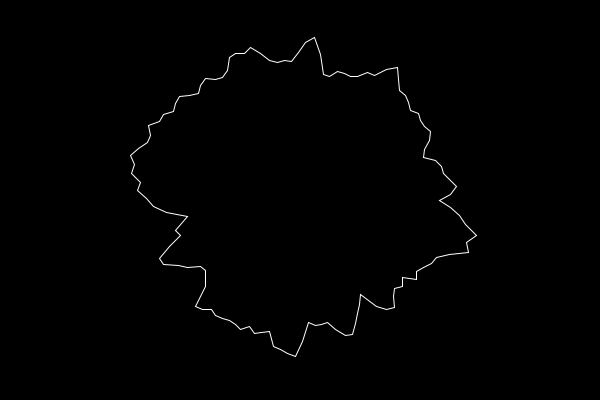
Frame 1 (no input)
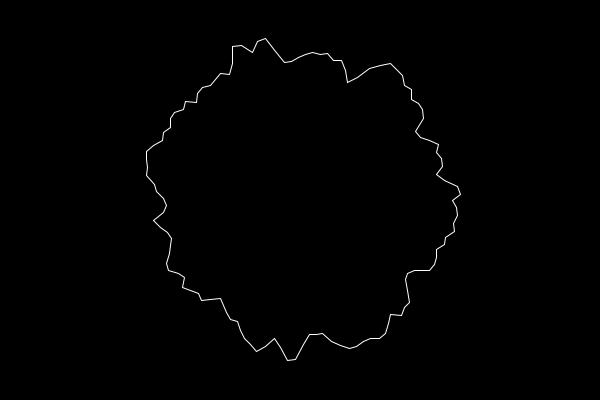
Frame 60 (the mouse pressed at the canvas centre just before this capture)
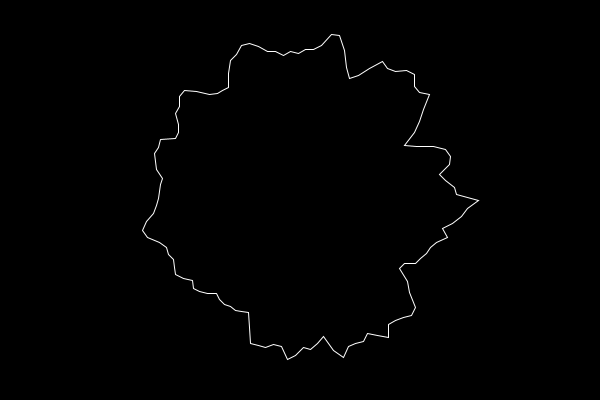
Frame 120 (the mouse held since frame 60 and released just before this capture)

The Processing sketch that drew these frames (run headless with seeded random() and noise(); from frame 60 on, the mouse is pressed at the canvas centre):

// Processing sketch: noiseLoop
// ── noiseLoop.pde
float noiseA,start;
float noiseMax=50;
float zoff,phase;
void setup() {
  size(600, 400);
}


void draw() {
background(0);
stroke(255);

noFill();
translate(width/2,height/2);
beginShape();

noiseA=start;
for(float a=0;a<TWO_PI;a+=0.05){
  float xoff=map(cos(noiseA),-1,1,0,noiseMax);
  float yoff=map(sin(noiseA),-1,1,0,noiseMax);
float r=map(noise(xoff,yoff,zoff),0,1,100,200);

  float x= r*cos(a);
  float y= r*sin(a);
  vertex(x,y);
   noiseA+=0.01;
}
endShape(CLOSE);
 zoff =10*sin(frameCount*0.001);
 println(zoff);
 
 
}
